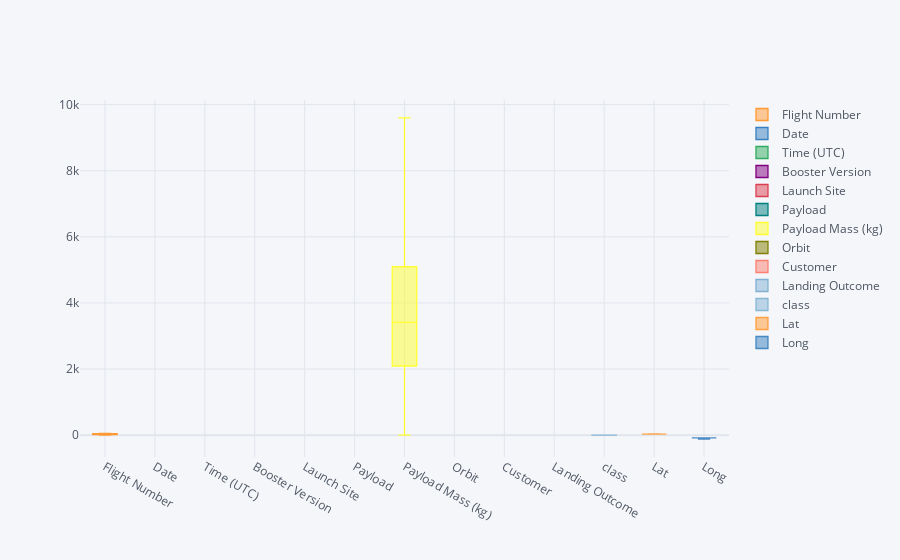

Notebook code for this chart:
### Code cell
spacex_df.iplot(kind='box')

### Figure 1 — Plotly figure (JSON) as saved in the notebook; plotly's stock layout.template omitted (floating-point values rounded to 4 significant figures)
{"data": [{"boxpoints": false, "line": {"width": 1.3}, "marker": {"color": "rgba(255, 153, 51, 1.0)"}, "name": "Flight Number", "orientation": "v", "type": "box", "y": [1, 2, 3, 4, 5, 7, 8, 9, 10, 11, 12, 13, 14, 15, 16, 17, 18, 19, 20, 22, 23, 24, 25, 26, 27, 28, 6, 21, 29, 37, 40, 42, 46, 49, 51, 55, 30, 31, 32, 33, 34, 35, 36, 38, 39, 41, 43, 44, 54, 45, 47, 48, 50, 52, 53, 56]}, {"boxpoints": false, "line": {"width": 1.3}, "marker": {"color": "rgba(55, 128, 191, 1.0)"}, "name": "Date", "orientation": "v", "type": "box", "y": ["2010-06-04", "2010-12-08", "2012-05-22", "2012-10-08", "2013-03-01", "2013-12-03", "2014-01-06", "2014-04-18", "2014-07-14", "2014-08-05", "2014-09-07", "2014-09-21", "2015-01-10", "2015-02-11", "2015-03-02", "2015-04-14", "2015-04-27", "2015-06-28", "2015-12-22", "2016-03-04", "2016-04-08", "2016-05-06", "2016-05-27", "2016-06-15", "2016-07-18", "2016-08-14", "2013-09-29", "2016-01-17", "2017-01-14", "2017-06-25", "2017-08-24", "2017-10-09", "2017-12-23", "2018-02-22", "2018-03-30", "2018-05-22", "2017-02-19", "2017-03-16", "2017-03-30", "2017-05-01", "2017-05-15", "2017-06-03", "2017-06-23", "2017-07-05", "2017-08-14", "2017-09-07", "2017-10-11", "2017-10-30", "2018-05-11", "2017-12-15", "2018-01-08", "2018-01-31", "2018-03-06", "2018-04-02", "2018-04-18", "2018-06-04"]}, {"boxpoints": false, "line": {"width": 1.3}, "marker": {"color": "rgba(50, 171, 96, 1.0)"}, "name": "Time (UTC)", "orientation": "v", "type": "box", "y": ["18:45:00", "15:43:00", "7:44:00", "0:35:00", "15:10:00", "22:41:00", "22:06:00", "19:25:00", "15:15:00", "8:00:00", "5:00:00", "5:52:00", "9:47:00", "23:03:00", "3:50:00", "20:10:00", "23:03:00", "14:21:00", "1:29:00", "23:35:00", "20:43:00", "5:21:00", "21:39:00", "14:29:00", "4:45:00", "5:26:00", "16:00:00", "18:42:00", "17:54:00", "20:25:00", "18:51:00", "12:37:00", "1:27:00", "14:17:00", "14:14:00", "19:47:58", "14:39:00", "6:00:00", "22:27:00", "11:15:00", "23:21:00", "21:07:00", "19:10:00", "23:38:00", "16:31:00", "14:00:00", "22:53:00", "19:34:00", "20:14:00", "15:36:00", "1:00:00", "21:25:00", "5:33:00", "20:30:00", "22:51:00", "4:45:00"]}, {"boxpoints": false, "line": {"width": 1.3}, "marker": {"color": "rgba(128, 0, 128, 1.0)"}, "name": "Booster Version", "orientation": "v", "type": "box", "y": ["F9 v1.0  B0003", "F9 v1.0  B0004", "F9 v1.0  B0005", "F9 v1.0  B0006", "F9 v1.0  B0007", "F9 v1.1", "F9 v1.1", "F9 v1.1", "F9 v1.1", "F9 v1.1", "F9 v1.1 B1011", "F9 v1.1 B1010", "F9 v1.1 B1012", "F9 v1.1 B1013", "F9 v1.1 B1014", "F9 v1.1 B1015", "F9 v1.1 B1016", "F9 v1.1 B1018", "F9 FT B1019", "F9 FT B1020", "F9 FT B1021.1", "F9 FT B1022", "F9 FT B1023.1", "F9 FT B1024", "F9 FT B1025.1", "F9 FT B1026", "F9 v1.1  B1003", "F9 v1.1 B1017", "F9 FT B1029.1", "F9 FT B1036.1", "F9 FT B1038.1", "F9 B4 B1041.1", "F9 FT  B1036.2", "F9 FT  B1038.2", "F9 B4  B1041.2", "F9 B4  B1043.2", "F9 FT B1031.1", "F9 FT B1030", "F9 FT  B1021.2", "F9 FT B1032.1", "F9 FT B1034", "F9 FT B1035.1", "F9 FT  B1029.2", "F9 FT B1037", "F9 B4 B1039.1", "F9 B4 B1040.1", "F9 FT  B1031.2", "F9 B4 B1042.1", "F9 B5  B1046.1", "F9 FT  B1035.2", "F9 B4 B1043.1", "F9 FT  B1032.2", "F9 B4 B1044", "F9 B4  B1039.2", "F9 B4 B1045.1", "F9 B4  B1040.2"]}, {"boxpoints": false, "line": {"width": 1.3}, "marker": {"color": "rgba(219, 64, 82, 1.0)"}, "name": "Launch Site", "orientation": "v", "type": "box", "y": ["CCAFS LC-40", "CCAFS LC-40", "CCAFS LC-40", "CCAFS LC-40", "CCAFS LC-40", "CCAFS LC-40", "CCAFS LC-40", "CCAFS LC-40", "CCAFS LC-40", "CCAFS LC-40", "CCAFS LC-40", "CCAFS LC-40", "CCAFS LC-40", "CCAFS LC-40", "CCAFS LC-40", "CCAFS LC-40", "CCAFS LC-40", "CCAFS LC-40", "CCAFS LC-40", "CCAFS LC-40", "CCAFS LC-40", "CCAFS LC-40", "CCAFS LC-40", "CCAFS LC-40", "CCAFS LC-40", "CCAFS LC-40", "VAFB SLC-4E", "VAFB SLC-4E", "VAFB SLC-4E", "VAFB SLC-4E", "VAFB SLC-4E", "VAFB SLC-4E", "VAFB SLC-4E", "VAFB SLC-4E", "VAFB SLC-4E", "VAFB SLC-4E", "KSC LC-39A", "KSC LC-39A", "KSC LC-39A", "KSC LC-39A", "KSC LC-39A", "KSC LC-39A", "KSC LC-39A", "KSC LC-39A", "KSC LC-39A", "KSC LC-39A", "KSC LC-39A", "KSC LC-39A", "KSC LC-39A", "CCAFS SLC-40", "CCAFS SLC-40", "CCAFS SLC-40", "CCAFS SLC-40", "CCAFS SLC-40", "CCAFS SLC-40", "CCAFS SLC-40"]}, {"boxpoints": false, "line": {"width": 1.3}, "marker": {"color": "rgba(0, 128, 128, 1.0)"}, "name": "Payload", "orientation": "v", "type": "box", "y": ["Dragon Spacecraft Qualification Unit", "Dragon demo flight C1, two CubeSats,  barrel of Brouère cheese", "Dragon demo flight C2+", "SpaceX CRS-1", "SpaceX CRS-2", "SES-8", "Thaicom 6", "SpaceX CRS-3", "OG2 Mission 1  6 Orbcomm-OG2 satellites", "AsiaSat 8", "AsiaSat 6", "SpaceX CRS-4", "SpaceX CRS-5", "DSCOVR", "ABS-3A Eutelsat 115 West B", "SpaceX CRS-6", "TürkmenÄlem 52°E / MonacoSAT", "SpaceX CRS-7", "OG2 Mission 2   11 Orbcomm-OG2 satellites", "SES-9", "SpaceX CRS-8", "JCSAT-14", "Thaicom 8", "ABS-2A Eutelsat 117 West B", "SpaceX CRS-9", "JCSAT-16", "CASSIOPE", "Jason-3", "Iridium NEXT 1", "Iridium NEXT 2", "Formosat-5", "Iridium NEXT 3", "Iridium NEXT 4", "Paz  Tintin A & B", "Iridium NEXT 5", "Iridium NEXT 6   GRACE-FO 1, 2", "SpaceX CRS-10", "EchoStar 23", "SES-10", "NROL-76", "Inmarsat-5 F4", "SpaceX CRS-11", "BulgariaSat-1", "Intelsat 35e", "SpaceX CRS-12", "Boeing X-37B OTV-5", "SES-11 / EchoStar 105", "Koreasat 5A", "Bangabandhu-1", "SpaceX CRS-13", "Zuma", "GovSat-1 / SES-16", "Hispasat 30W-6  PODSat", "SpaceX CRS-14", "Transiting Exoplanet Survey Satellite (TESS)", "SES-12"]}, {"boxpoints": false, "line": {"width": 1.3}, "marker": {"color": "rgba(255, 255, 51, 1.0)"}, "name": "Payload Mass (kg)", "orientation": "v", "type": "box", "y": [0, 0, 525, 500, 677, 3170, 3325, 2296, 1316, 4535, 4428, 2216, 2395, 570, 4159, 1898, 4707, 1952, 2034, 5271, 3136, 4696, 3100, 3600, 2257, 4600, 500, 553, 9600, 9600, 475, 9600, 9600, 2150, 9600, 6460, 2490, 5600, 5300, 3697.0, 6070, 2708, 3669, 6761, 3310, 4990, 5200, 3500, 3600, 2205, 3697.0, 4230, 6092, 2647, 362, 5384]}, {"boxpoints": false, "line": {"width": 1.3}, "marker": {"color": "rgba(128, 128, 0, 1.0)"}, "name": "Orbit", "orientation": "v", "type": "box", "y": ["LEO", "LEO (ISS)", "LEO (ISS)", "LEO (ISS)", "LEO (ISS)", "GTO", "GTO", "LEO (ISS)", "LEO", "GTO", "GTO", "LEO (ISS)", "LEO (ISS)", "Sun–Earth L1", "GTO", "LEO (ISS)", "GTO", "LEO (ISS)", "LEO", "GTO", "LEO (ISS)", "GTO", "GTO", "GTO", "LEO (ISS)", "GTO", "Polar LEO", "LEO", "Polar LEO", "LEO", "SSO", "Polar LEO", "Polar LEO", "SSO", "Polar LEO", "Polar LEO", "LEO (ISS)", "GTO", "GTO", "LEO", "GTO", "LEO (ISS)", "GTO", "GTO", "LEO (ISS)", "LEO", "GTO", "GTO", "GTO", "LEO (ISS)", "LEO", "GTO", "GTO", "LEO (ISS)", "HEO", "GTO"]}, {"boxpoints": false, "line": {"width": 1.3}, "marker": {"color": "rgba(251, 128, 114, 1.0)"}, "name": "Customer", "orientation": "v", "type": "box", "y": ["SpaceX", "NASA (COTS) NRO", "NASA (COTS)", "NASA (CRS)", "NASA (CRS)", "SES", "Thaicom", "NASA (CRS)", "Orbcomm", "AsiaSat", "AsiaSat", "NASA (CRS)", "NASA (CRS)", "U.S. Air Force NASA NOAA", "ABS Eutelsat", "NASA (CRS)", "Turkmenistan National Space Agency", "NASA (CRS)", "Orbcomm", "SES", "NASA (CRS)", "SKY Perfect JSAT Group", "Thaicom", "ABS Eutelsat", "NASA (CRS)", "SKY Perfect JSAT Group", "MDA", "NASA (LSP) NOAA CNES", "Iridium Communications", "Iridium Communications", "NSPO", "Iridium Communications", "Iridium Communications", "Hisdesat exactEarth SpaceX", "Iridium Communications", "Iridium Communications GFZ • NASA", "NASA (CRS)", "EchoStar", "SES", "NRO", "Inmarsat", "NASA (CRS)", "Bulsatcom", "Intelsat", "NASA (CRS)", "U.S. Air Force", "SES EchoStar", "KT Corporation", "Thales-Alenia/BTRC", "NASA (CRS)", "Northrop Grumman", "SES", "Hispasat  NovaWurks", "NASA (CRS)", "NASA (LSP)", "SES"]}, {"boxpoints": false, "line": {"width": 1.3}, "marker": {"color": "rgba(128, 177, 211, 1.0)"}, "name": "Landing Outcome", "orientation": "v", "type": "box", "y": ["Failure   (parachute)", "Failure   (parachute)", "No attempt", "No attempt", "No attempt", "No attempt", "No attempt", "Controlled (ocean)", "Controlled (ocean)", "No attempt", "No attempt", "Uncontrolled (ocean)", "Failure  (drone ship)", "Controlled (ocean)", "No attempt", "Failure  (drone ship)", "No attempt", "Precluded  (drone ship)", "Success  (ground pad)", "Failure (drone ship)", "Success  (drone ship)", "Success (drone ship)", "Success  (drone ship)", "Failure  (drone ship)", "Success (ground pad)", "Success (drone ship)", "Uncontrolled (ocean)", "Failure (drone ship)", "Success  (drone ship)", "Success (drone ship)", "Success (drone ship)", "Success (drone ship)", "Controlled (ocean)", "No attempt", "No attempt", "No attempt", "Success (ground pad)", "No attempt", "Success (drone ship)", "Success (ground pad)", "No attempt", "Success (ground pad)", "Success (drone ship)", "No attempt", "Success (ground pad)", "Success (ground pad)", "Success (drone ship)", "Success (drone ship)", "Success (drone ship)", "Success (ground pad)", "Success (ground pad)", "Controlled (ocean)", "No attempt", "No attempt", "Success (drone ship)", "No attempt"]}, {"boxpoints": false, "line": {"width": 1.3}, "marker": {"color": "rgba(128, 177, 211, 0.8999999999999999)"}, "name": "class", "orientation": "v", "type": "box", "y": [0, 0, 0, 0, 0, 0, 0, 0, 0, 0, 0, 0, 0, 0, 0, 0, 0, 1, 1, 0, 1, 1, 1, 0, 1, 1, 0, 0, 1, 1, 1, 1, 0, 0, 0, 0, 1, 0, 1, 1, 0, 1, 1, 0, 1, 1, 1, 1, 1, 1, 1, 0, 0, 0, 1, 0]}, {"boxpoints": false, "line": {"width": 1.3}, "marker": {"color": "rgba(255, 153, 51, 0.8999999999999999)"}, "name": "Lat", "orientation": "v", "type": "box", "y": [28.56, 28.56, 28.56, 28.56, 28.56, 28.56, 28.56, 28.56, 28.56, 28.56, 28.56, 28.56, 28.56, 28.56, 28.56, 28.56, 28.56, 28.56, 28.56, 28.56, 28.56, 28.56, 28.56, 28.56, 28.56, 28.56, 34.63, 34.63, 34.63, 34.63, 34.63, 34.63, 34.63, 34.63, 34.63, 34.63, 28.57, 28.57, 28.57, 28.57, 28.57, 28.57, 28.57, 28.57, 28.57, 28.57, 28.57, 28.57, 28.57, 28.56, 28.56, 28.56, 28.56, 28.56, 28.56, 28.56]}, {"boxpoints": false, "line": {"width": 1.3}, "marker": {"color": "rgba(55, 128, 191, 0.8999999999999999)"}, "name": "Long", "orientation": "v", "type": "box", "y": [-80.58, -80.58, -80.58, -80.58, -80.58, -80.58, -80.58, -80.58, -80.58, -80.58, -80.58, -80.58, -80.58, -80.58, -80.58, -80.58, -80.58, -80.58, -80.58, -80.58, -80.58, -80.58, -80.58, -80.58, -80.58, -80.58, -120.6, -120.6, -120.6, -120.6, -120.6, -120.6, -120.6, -120.6, -120.6, -120.6, -80.65, -80.65, -80.65, -80.65, -80.65, -80.65, -80.65, -80.65, -80.65, -80.65, -80.65, -80.65, -80.65, -80.58, -80.58, -80.58, -80.58, -80.58, -80.58, -80.58]}], "layout": {"legend": {"bgcolor": "#F5F6F9", "font": {"color": "#4D5663"}}, "paper_bgcolor": "#F5F6F9", "plot_bgcolor": "#F5F6F9", "title": {"font": {"color": "#4D5663"}}, "xaxis": {"gridcolor": "#E1E5ED", "showgrid": true, "tickfont": {"color": "#4D5663"}, "title": {"font": {"color": "#4D5663"}, "text": ""}, "zerolinecolor": "#E1E5ED"}, "yaxis": {"gridcolor": "#E1E5ED", "showgrid": true, "tickfont": {"color": "#4D5663"}, "title": {"font": {"color": "#4D5663"}, "text": ""}, "zerolinecolor": "#E1E5ED"}}}
